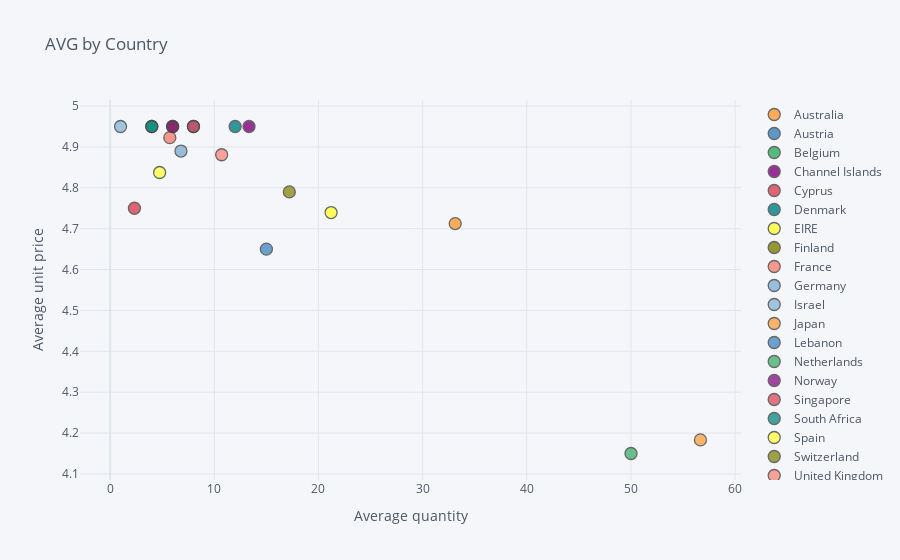

Notebook code cell kept with this figure:
### Markdown cell above
## 3. Create an interactive scatter plot showing the relationship between average quantity (x-axis) and average unit price (y-axis) for the product PARTY BUNTING with the plot points color-coded by country (categories).

### Code cell
data=df[df.Description=='PARTY BUNTING']

data=data.groupby('Country').mean()
data=data[['Quantity', 'UnitPrice']]

data.reset_index(inplace=True)

data.iplot(x='Quantity', y='UnitPrice', categories='Country',
           xTitle='Average quantity', yTitle='Average unit price', title='Average by Country');

### Figure 1 — Plotly figure (JSON) as saved in the notebook; plotly's stock layout.template omitted (floating-point values rounded to 4 significant figures)
{"data": [{"marker": {"color": "rgba(255, 153, 51, 1.0)", "line": {"width": 1.3}, "opacity": 0.8, "size": 12, "symbol": "circle"}, "mode": "markers", "name": "Australia", "textfont": {"color": "#4D5663"}, "type": "scatter", "x": [33.12], "y": [4.713]}, {"marker": {"color": "rgba(55, 128, 191, 1.0)", "line": {"width": 1.3}, "opacity": 0.8, "size": 12, "symbol": "circle"}, "mode": "markers", "name": "Austria", "textfont": {"color": "#4D5663"}, "type": "scatter", "x": [8], "y": [4.95]}, {"marker": {"color": "rgba(50, 171, 96, 1.0)", "line": {"width": 1.3}, "opacity": 0.8, "size": 12, "symbol": "circle"}, "mode": "markers", "name": "Belgium", "textfont": {"color": "#4D5663"}, "type": "scatter", "x": [4], "y": [4.95]}, {"marker": {"color": "rgba(128, 0, 128, 1.0)", "line": {"width": 1.3}, "opacity": 0.8, "size": 12, "symbol": "circle"}, "mode": "markers", "name": "Channel Islands", "textfont": {"color": "#4D5663"}, "type": "scatter", "x": [13.33], "y": [4.95]}, {"marker": {"color": "rgba(219, 64, 82, 1.0)", "line": {"width": 1.3}, "opacity": 0.8, "size": 12, "symbol": "circle"}, "mode": "markers", "name": "Cyprus", "textfont": {"color": "#4D5663"}, "type": "scatter", "x": [2.333], "y": [4.75]}, {"marker": {"color": "rgba(0, 128, 128, 1.0)", "line": {"width": 1.3}, "opacity": 0.8, "size": 12, "symbol": "circle"}, "mode": "markers", "name": "Denmark", "textfont": {"color": "#4D5663"}, "type": "scatter", "x": [12], "y": [4.95]}, {"marker": {"color": "rgba(255, 255, 51, 1.0)", "line": {"width": 1.3}, "opacity": 0.8, "size": 12, "symbol": "circle"}, "mode": "markers", "name": "EIRE", "textfont": {"color": "#4D5663"}, "type": "scatter", "x": [21.21], "y": [4.739]}, {"marker": {"color": "rgba(128, 128, 0, 1.0)", "line": {"width": 1.3}, "opacity": 0.8, "size": 12, "symbol": "circle"}, "mode": "markers", "name": "Finland", "textfont": {"color": "#4D5663"}, "type": "scatter", "x": [6], "y": [4.95]}, {"marker": {"color": "rgba(251, 128, 114, 1.0)", "line": {"width": 1.3}, "opacity": 0.8, "size": 12, "symbol": "circle"}, "mode": "markers", "name": "France", "textfont": {"color": "#4D5663"}, "type": "scatter", "x": [5.727], "y": [4.923]}, {"marker": {"color": "rgba(128, 177, 211, 1.0)", "line": {"width": 1.3}, "opacity": 0.8, "size": 12, "symbol": "circle"}, "mode": "markers", "name": "Germany", "textfont": {"color": "#4D5663"}, "type": "scatter", "x": [6.8], "y": [4.89]}, {"marker": {"color": "rgba(128, 177, 211, 0.8999999999999999)", "line": {"width": 1.3}, "opacity": 0.8, "size": 12, "symbol": "circle"}, "mode": "markers", "name": "Israel", "textfont": {"color": "#4D5663"}, "type": "scatter", "x": [1], "y": [4.95]}, {"marker": {"color": "rgba(255, 153, 51, 0.8999999999999999)", "line": {"width": 1.3}, "opacity": 0.8, "size": 12, "symbol": "circle"}, "mode": "markers", "name": "Japan", "textfont": {"color": "#4D5663"}, "type": "scatter", "x": [56.67], "y": [4.183]}, {"marker": {"color": "rgba(55, 128, 191, 0.8999999999999999)", "line": {"width": 1.3}, "opacity": 0.8, "size": 12, "symbol": "circle"}, "mode": "markers", "name": "Lebanon", "textfont": {"color": "#4D5663"}, "type": "scatter", "x": [15], "y": [4.65]}, {"marker": {"color": "rgba(50, 171, 96, 0.8999999999999999)", "line": {"width": 1.3}, "opacity": 0.8, "size": 12, "symbol": "circle"}, "mode": "markers", "name": "Netherlands", "textfont": {"color": "#4D5663"}, "type": "scatter", "x": [50], "y": [4.15]}, {"marker": {"color": "rgba(128, 0, 128, 0.8999999999999999)", "line": {"width": 1.3}, "opacity": 0.8, "size": 12, "symbol": "circle"}, "mode": "markers", "name": "Norway", "textfont": {"color": "#4D5663"}, "type": "scatter", "x": [6], "y": [4.95]}, {"marker": {"color": "rgba(219, 64, 82, 0.8999999999999999)", "line": {"width": 1.3}, "opacity": 0.8, "size": 12, "symbol": "circle"}, "mode": "markers", "name": "Singapore", "textfont": {"color": "#4D5663"}, "type": "scatter", "x": [8], "y": [4.95]}, {"marker": {"color": "rgba(0, 128, 128, 0.8999999999999999)", "line": {"width": 1.3}, "opacity": 0.8, "size": 12, "symbol": "circle"}, "mode": "markers", "name": "South Africa", "textfont": {"color": "#4D5663"}, "type": "scatter", "x": [4], "y": [4.95]}, {"marker": {"color": "rgba(255, 255, 51, 0.8999999999999999)", "line": {"width": 1.3}, "opacity": 0.8, "size": 12, "symbol": "circle"}, "mode": "markers", "name": "Spain", "textfont": {"color": "#4D5663"}, "type": "scatter", "x": [4.75], "y": [4.838]}, {"marker": {"color": "rgba(128, 128, 0, 0.8999999999999999)", "line": {"width": 1.3}, "opacity": 0.8, "size": 12, "symbol": "circle"}, "mode": "markers", "name": "Switzerland", "textfont": {"color": "#4D5663"}, "type": "scatter", "x": [17.2], "y": [4.79]}, {"marker": {"color": "rgba(251, 128, 114, 0.8999999999999999)", "line": {"width": 1.3}, "opacity": 0.8, "size": 12, "symbol": "circle"}, "mode": "markers", "name": "United Kingdom", "textfont": {"color": "#4D5663"}, "type": "scatter", "x": [10.71], "y": [4.881]}], "layout": {"legend": {"bgcolor": "#F5F6F9", "font": {"color": "#4D5663"}}, "paper_bgcolor": "#F5F6F9", "plot_bgcolor": "#F5F6F9", "title": {"font": {"color": "#4D5663"}, "text": "AVG by Country"}, "xaxis": {"gridcolor": "#E1E5ED", "showgrid": true, "tickfont": {"color": "#4D5663"}, "title": {"font": {"color": "#4D5663"}, "text": "Average quantity"}, "zerolinecolor": "#E1E5ED"}, "yaxis": {"gridcolor": "#E1E5ED", "showgrid": true, "tickfont": {"color": "#4D5663"}, "title": {"font": {"color": "#4D5663"}, "text": "Average unit price"}, "zerolinecolor": "#E1E5ED"}}}
